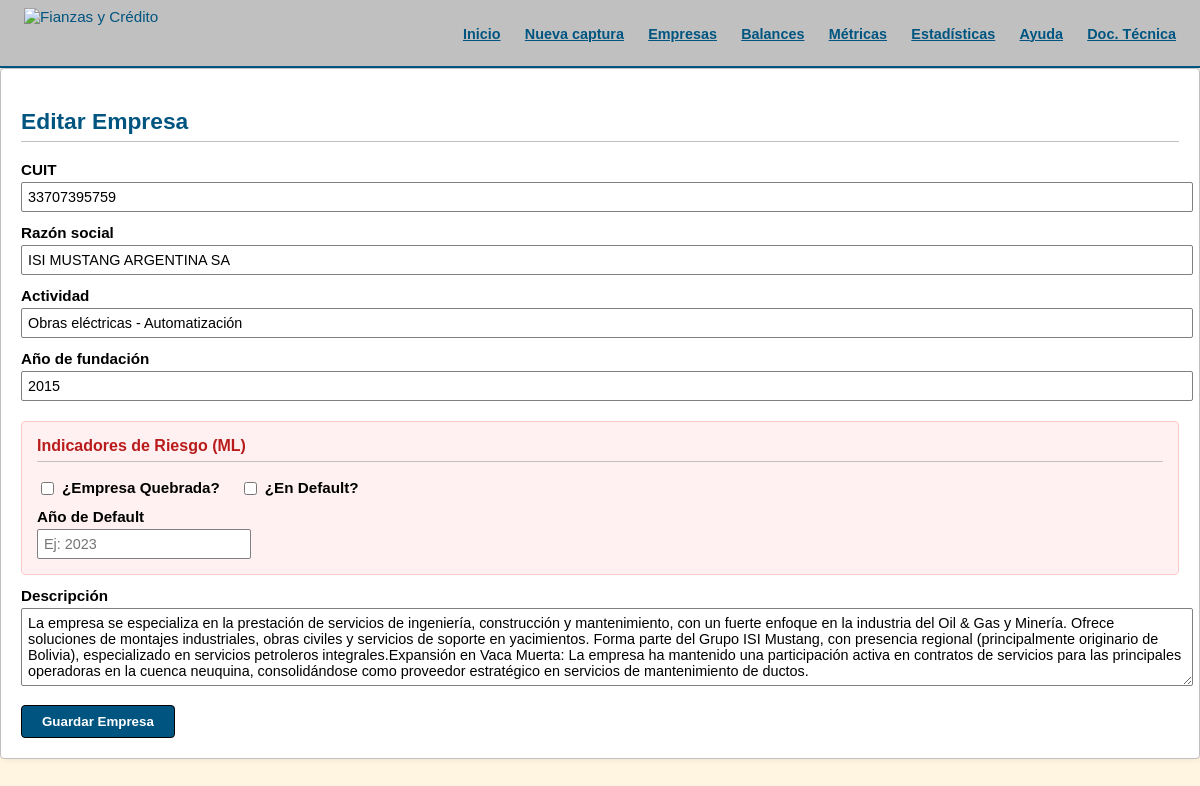
Screenshot of /companies/2/edit with the database file from the repository.
### Base.py (models this page shows)
class EmpresaDB(Base):
    __tablename__ = 'empresas'
    id = Column(Integer, primary_key=True)
    cuit = Column(String, unique=True, nullable=False)
    razon_social = Column(String, nullable=False)
    actividad = Column(String)
    sector = Column(String)
    anio_fundacion = Column(Integer)
    descripcion = Column(Text)
    es_quebrada = Column(Integer, default=0) # 0: No, 1: Si
    en_default = Column(Integer, default=0)  # 0: No, 1: Si
    anio_default = Column(Integer)
    balances = relationship("EECCDB", back_populates="empresa", cascade="all, delete-orphan")

### app.py (the view, shortened to what this page needs)
@app.route("/companies/<int:company_id>/edit", methods=["GET", "POST"])
def edit_company(company_id):
    empresa = session.get(EmpresaDB, company_id)
    if empresa is None:
        return redirect(url_for("list_companies"))
    return render_template("company_form.html", empresa=empresa)

### app.py (called while the page is built)
@app.teardown_appcontext
def shutdown_session(exception=None):
    session.remove()

### templates/company_form.html (shortened to what this page needs)
{% extends "base.html" %}
{% block content %}
<div class="card">
    <h2>{% if empresa %}Editar Empresa{% else %}Nueva Empresa{% endif %}</h2>
    <form action="{% if empresa %}/companies/{{ empresa.id }}/edit{% else %}/companies/new{% endif %}" method="post">
        <label for="cuit">CUIT</label>
        <input type="text" id="cuit" name="cuit" value="{{ empresa.cuit if empresa else '' }}" required pattern="\d{11}" maxlength="11" inputmode="numeric" oninput="this.value = this.value.replace(/[^0-9]/g, '');" title="Debe ingresar exactamente 11 números" />
        <label for="razon_social">Razón social</label>
        <input type="text" id="razon_social" name="razon_social" value="{{ empresa.razon_social if empresa else '' }}" required />
        <label for="actividad">Actividad</label>
        <input type="text" id="actividad" name="actividad" value="{{ empresa.actividad if empresa else '' }}" />
        <label for="anio_fundacion">Año de fundación</label>
        <input type="number" id="anio_fundacion" name="anio_fundacion" value="{{ empresa.anio_fundacion if empresa else '' }}" />
        <div style="margin-top: 20px; padding: 15px; background: #fff1f1; border: 1px solid #ffcccc; border-radius: 4px;">
            <h3 style="margin-top: 0; color: #b91c1c; font-size: 1rem;">Indicadores de Riesgo (ML)</h3>
            <div style="display: flex; gap: 20px; align-items: center;">
                <label style="margin-top: 0; display: flex; align-items: center; gap: 5px;">
                    <input type="checkbox" name="es_quebrada" value="1" {% if empresa and empresa.es_quebrada %}checked{% endif %} style="width: auto;"> ¿Empresa Quebrada?
                </label>
                <label style="margin-top: 0; display: flex; align-items: center; gap: 5px;">
                    <input type="checkbox" name="en_default" value="1" {% if empresa and empresa.en_default %}checked{% endif %} style="width: auto;"> ¿En Default?
                </label>
            </div>
            <div style="margin-top: 10px;">
                <label for="anio_default" style="margin-top: 0;">Año de Default</label>
                <input type="number" id="anio_default" name="anio_default" value="{{ empresa.anio_default if empresa else '' }}" placeholder="Ej: 2023" style="width: 200px;" />
            </div>
        </div>
        <label for="descripcion">Descripción</label>
        <textarea id="descripcion" name="descripcion" rows="4">{{ empresa.descripcion if empresa else '' }}</textarea>
        <button type="submit">Guardar Empresa</button>
    </form>
</div>
{% endblock %}

### templates/base.html (style rules this page uses)
:root { --primary-color: #005580; --highlight-orange: #FFC894; --header-gray: #C0C0C0; --bg-crema: #FFF5E1; --text-black: #000000; --white: #ffffff; --border-dark: #808080; }
body { font-family: Verdana, Tahoma, Arial, sans-serif; font-size: 0.95rem; margin: 0; padding: 0; background: var(--bg-crema); color: var(--text-black); }
.card { background: var(--white); border: 1px solid var(--header-gray); border-radius: 4px; padding: 20px; margin-bottom: 16px; box-shadow: 2px 2px 5px rgba(0,0,0,0.05); }
label { display: block; margin-top: 12px; font-weight: bold; }
input, select, textarea { font-family: Verdana, sans-serif; font-size: 0.9rem; width: 100%; padding: 6px; margin-top: 4px; border: 1px solid var(--border-dark); border-radius: 2px; }
button { margin-top: 16px; padding: 8px 20px; background: var(--primary-color); color: var(--white); border: 1px solid var(--text-black); border-radius: 4px; cursor: pointer; font-weight: bold; }
h2, h3 { color: var(--primary-color); border-bottom: 1px solid var(--header-gray); padding-bottom: 6px; font-weight: bold; }

### rows the page displays
EmpresaDB: cuit "33707395759", razon_social "ISI MUSTANG ARGENTINA SA", actividad "Obras eléctricas - Automatización", anio_fundacion "2015", descripcion "La empresa se especializa en la prestación de servicios de ingeniería, construcción y mantenimiento, con un fuerte enfoque en la industria del Oil & Gas y Minería. Ofrece soluciones de montajes industriales, obras civiles y servicios de soporte en yacimientos. Forma parte del Grupo ISI Mustang, con presencia regional (principalmente originario de Bolivia), especializado en servicios petroleros integrales.Expansión en Vaca Muerta: La empresa ha mantenido una participación activa en contratos de servicios para las principales operadoras en la cuenca neuquina, consolidándose como proveedor estratégico en servicios de mantenimiento de ductos."
